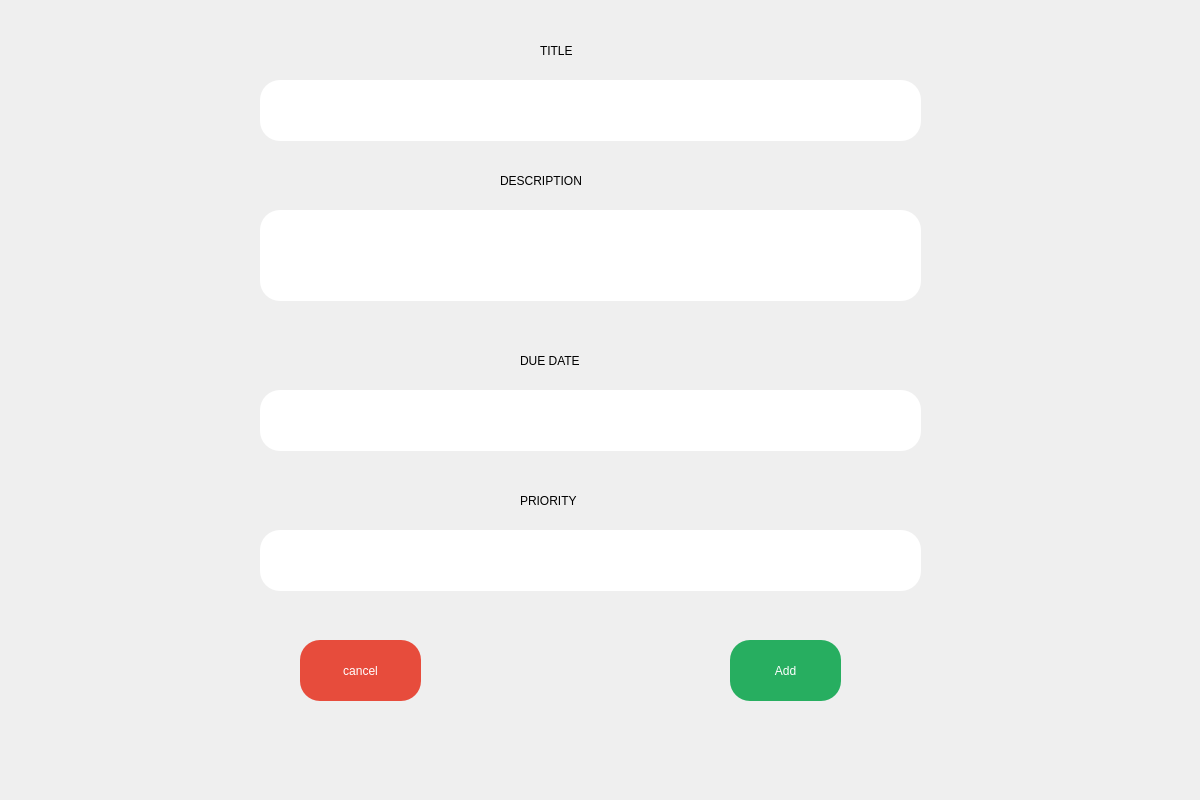
<?xml version="1.0" encoding="UTF-8"?>
<ui version="4.0">
 <class>addtaskui</class>
 <widget class="QDialog" name="addtaskui">
  <property name="geometry">
   <rect>
    <x>0</x>
    <y>0</y>
    <width>1200</width>
    <height>800</height>
   </rect>
  </property>
  <property name="minimumSize">
   <size>
    <width>1200</width>
    <height>800</height>
   </size>
  </property>
  <property name="maximumSize">
   <size>
    <width>1200</width>
    <height>800</height>
   </size>
  </property>
  <property name="windowTitle">
   <string>Dialog</string>
  </property>
  <property name="styleSheet">
   <string notr="true">QWidget {
    background: qlineargradient(
        x1:0, y1:0, x2:1, y2:1,
        stop:0 #d16ba5,   /* pinkish purple */
        stop:1 #2575fc    /* vivid blue */
    );
}
</string>
  </property>
  <widget class="QPlainTextEdit" name="txtTitle">
   <property name="geometry">
    <rect>
     <x>260</x>
     <y>80</y>
     <width>661</width>
     <height>61</height>
    </rect>
   </property>
   <property name="styleSheet">
    <string notr="true">background-color: rgb(255, 255, 255);
font: 18pt &quot;Segoe UI&quot;;

    border: none;                /* remove native border */
    border-radius: 20px;         /* makes edges round */
    padding: 5px 15px;   
color: rgb(0, 0, 0);</string>
   </property>
  </widget>
  <widget class="QPlainTextEdit" name="txtdis">
   <property name="geometry">
    <rect>
     <x>260</x>
     <y>210</y>
     <width>661</width>
     <height>91</height>
    </rect>
   </property>
   <property name="styleSheet">
    <string notr="true">background-color: rgb(255, 255, 255);
font: 18pt &quot;Segoe UI&quot;;

    border: none;                /* remove native border */
    border-radius: 20px;         /* makes edges round */
    padding: 5px 15px;   
color: rgb(0, 0, 0);</string>
   </property>
  </widget>
  <widget class="QPlainTextEdit" name="txtdue">
   <property name="geometry">
    <rect>
     <x>260</x>
     <y>390</y>
     <width>661</width>
     <height>61</height>
    </rect>
   </property>
   <property name="styleSheet">
    <string notr="true">background-color: rgb(255, 255, 255);
font: 18pt &quot;Segoe UI&quot;;

    border: none;                /* remove native border */
    border-radius: 20px;         /* makes edges round */
    padding: 5px 15px;   
color: rgb(0, 0, 0);</string>
   </property>
  </widget>
  <widget class="QPlainTextEdit" name="txtPriority">
   <property name="geometry">
    <rect>
     <x>260</x>
     <y>530</y>
     <width>661</width>
     <height>61</height>
    </rect>
   </property>
   <property name="styleSheet">
    <string notr="true">background-color: rgb(255, 255, 255);
font: 18pt &quot;Segoe UI&quot;;

    border: none;                /* remove native border */
    border-radius: 20px;         /* makes edges round */
    padding: 5px 15px;   
color: rgb(0, 0, 0);</string>
   </property>
  </widget>
  <widget class="QPushButton" name="btnAdd">
   <property name="geometry">
    <rect>
     <x>730</x>
     <y>640</y>
     <width>111</width>
     <height>61</height>
    </rect>
   </property>
   <property name="styleSheet">
    <string notr="true">QPushButton {
    font: 14pt &quot;Segoe UI&quot;;

    background-color: #27ae60;  /* green button color */
    color: white;               /* text color */
    border: none;               /* remove native border */
    border-radius: 20px;        /* rounded edges */
    padding: 5px 15px;          /* spacing inside button */
}

QPushButton:hover {
    background-color: #219150;  /* darker green on hover */
}

QPushButton:pressed {
    background-color: #1b7a42;  /* even darker green when pressed */
}
</string>
   </property>
   <property name="text">
    <string>Add</string>
   </property>
  </widget>
  <widget class="QPushButton" name="btncancel">
   <property name="geometry">
    <rect>
     <x>300</x>
     <y>640</y>
     <width>121</width>
     <height>61</height>
    </rect>
   </property>
   <property name="styleSheet">
    <string notr="true">QPushButton {
    font: 14pt &quot;Segoe UI&quot;;

    background-color: #e74c3c;  /* red button color */
    color: white;               /* text color */
    border: none;               /* remove native border */
    border-radius: 20px;        /* makes edges round */
    padding: 5px 15px;          /* spacing inside button */
}

QPushButton:hover {
    background-color: #c0392b;  /* darker red on hover */
}

QPushButton:pressed {
    background-color: #96281b;  /* even darker red when pressed */
}
</string>
   </property>
   <property name="text">
    <string>cancel</string>
   </property>
  </widget>
  <widget class="QLabel" name="label">
   <property name="geometry">
    <rect>
     <x>540</x>
     <y>30</y>
     <width>81</width>
     <height>41</height>
    </rect>
   </property>
   <property name="styleSheet">
    <string notr="true">background: transparent;
font: 18pt &quot;Segoe UI&quot;;</string>
   </property>
   <property name="text">
    <string>TITLE</string>
   </property>
  </widget>
  <widget class="QLabel" name="label_2">
   <property name="geometry">
    <rect>
     <x>500</x>
     <y>160</y>
     <width>181</width>
     <height>41</height>
    </rect>
   </property>
   <property name="styleSheet">
    <string notr="true">background: transparent;
font: 18pt &quot;Segoe UI&quot;;</string>
   </property>
   <property name="text">
    <string>DESCRIPTION</string>
   </property>
  </widget>
  <widget class="QLabel" name="label_3">
   <property name="geometry">
    <rect>
     <x>520</x>
     <y>340</y>
     <width>141</width>
     <height>41</height>
    </rect>
   </property>
   <property name="styleSheet">
    <string notr="true">background: transparent;
font: 18pt &quot;Segoe UI&quot;;</string>
   </property>
   <property name="text">
    <string>DUE DATE</string>
   </property>
  </widget>
  <widget class="QLabel" name="label_4">
   <property name="geometry">
    <rect>
     <x>520</x>
     <y>480</y>
     <width>131</width>
     <height>41</height>
    </rect>
   </property>
   <property name="styleSheet">
    <string notr="true">background: transparent;
font: 18pt &quot;Segoe UI&quot;;</string>
   </property>
   <property name="text">
    <string>PRIORITY</string>
   </property>
  </widget>
 </widget>
 <resources/>
 <connections/>
</ui>
